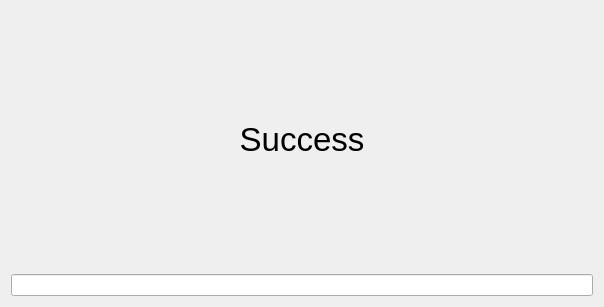
<?xml version="1.0" encoding="UTF-8"?>
<ui version="4.0">
 <class>Pinuitest</class>
 <widget class="QWidget" name="Pinuitest">
  <property name="geometry">
   <rect>
    <x>0</x>
    <y>0</y>
    <width>604</width>
    <height>307</height>
   </rect>
  </property>
  <property name="windowTitle">
   <string>Form</string>
  </property>
  <layout class="QVBoxLayout" name="verticalLayout">
   <item>
    <widget class="QLabel" name="Success">
     <property name="font">
      <font>
       <pointsize>25</pointsize>
      </font>
     </property>
     <property name="text">
      <string>Success</string>
     </property>
     <property name="alignment">
      <set>Qt::AlignCenter</set>
     </property>
    </widget>
   </item>
   <item>
    <widget class="QLineEdit" name="onSLE">
     <property name="alignment">
      <set>Qt::AlignCenter</set>
     </property>
     <property name="readOnly">
      <bool>true</bool>
     </property>
    </widget>
   </item>
  </layout>
 </widget>
 <resources/>
 <connections/>
</ui>
